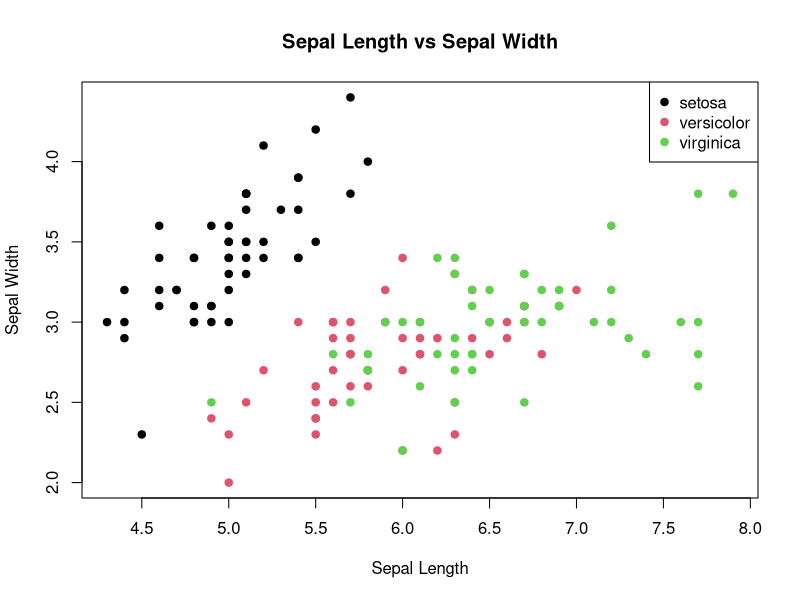

This chart was generated by the following R code:
library(dplyr)
data(iris)

head(iris)

colnames(iris)
dim(iris)
colSums(is.na(iris))
summary(iris[, 1:4])
sapply(iris[, 1:4], sd)

plot(
  iris$Sepal.Length,
  iris$Sepal.Width,
  col = iris$Species,
  pch = 19,
  xlab = "Sepal Length",
  ylab = "Sepal Width",
  main = "Sepal Length vs Sepal Width"
)
legend("topright", legend = levels(iris$Species), col = 1:3, pch = 19)


filtered_data <- iris %>%
  filter(Sepal.Length > 5.5)


nrow(filtered_data)


iris <- iris %>%
  mutate(Sepal.Area = Sepal.Length * Sepal.Width)


head(iris)

